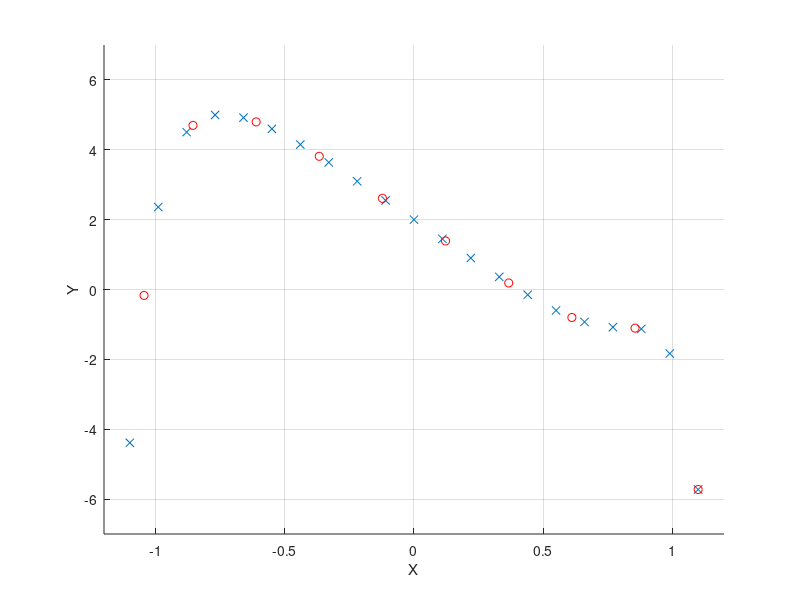

Write MATLAB code to recreate this figure. (Note: this script raises an error after producing the figure.)
TrainingPointsX = [-1.1, -.99, -.88,-.77, -.66, -.55, -.44, -.33, -.22, -.11, 0, .11, .22, .33, .44, .55, .66, .77, .88, .99, 1.1];
TrainingPointsY = [-4.3889490, 2.3605635, 4.5063561, 4.9975215, 4.9206573,4.5988108,4.1505193,3.6382593,3.0984539,2.5499517 , 2.000 ,1.4500483, 0.9015461,0.3617406,-0.1505310,-0.5992186, -0.9279431 ,-1.0784081,-1.1272524,-1.8334962,-5.7258890];
TestPointsX = [-1.0450 ,-0.8556 ,-0.6111 , -0.3667 , -0.1222 , 0.1222 , 0.3667 , 0.6111 ,0.8556 ,1.1000 ];
TestPointsY = [ -0.1689422 , 4.6995172 , 4.7987782 , 3.8134502 , 2.6110293 , 1.3889707 , 0.1865492 , -0.8009430, -1.1056607 , -5.7258890];

figure('name' , 'Newton Divided Difference Interpolating Algorithm' );
scatter(TrainingPointsX, TrainingPointsY, 'x');
hold on;
grid on;
scatter(TestPointsX, TestPointsY, 'r');
hold off;
xlabel('X');
ylabel('Y');
xlim([-1.2, 1.2]);
ylim([-7,7]);

[m,n] = size (TrainingPointsX);

avgErr = zeros (1, n-1);

% fX = [0, 2, 3, 4, 5];
% fY = [2, 14, 74, 242, 602];
% X = NewtonFunc_1505080( fX, fY );
% 
% f = @ (x) NewtVal_1505080 (X , fX , x);
% 
% fplot(f , [-1.1, 1.1] )


for i = 2 : n
    fX = zeros(1,i);
    fY = zeros (1,i);
    
    fX(1,1) =  TrainingPointsX(1,1);
    fY(1,1) =  TrainingPointsY(1,1);
    
    d = (n-1)/(i-1);
    
    for j = 1 : i-1
        n = floor(j*d+1);
        fX(1,j+1) =  TrainingPointsX(1,n);
        fY(1,j+1) =  TrainingPointsY(1,n);

        
    end
    
    pause(1);
    
    X = NewtonFunc_1505080( fX, fY );
    f = @ (x) NewtVal_1505080 (X , fX , x);

    fplot(f , [-1.1, 1.1] );
    hold on;
    grid on;
    scatter(TestPointsX, TestPointsY, 'r');
    scatter(TrainingPointsX, TrainingPointsY, 'x');

    
    hold off;
    xlabel('X');
    ylabel('Y');
    xlim([-1.2, 1.2]);
    ylim([-7,7]);
    
    err = Error_1505080(TestPointsX, TestPointsY, f)
    avgErr(1,i-1) = err;
    
end

figure ( 'position',  [100, 100, 500, 500], 'name' , 'Average Error Graph' );
errX = 2 : 1 : n;
plot (errX, avgErr);
grid on;
ylim( [-10, 800] );
xlabel('Number of Points Taken');
ylabel('Average Percentage of Error');

